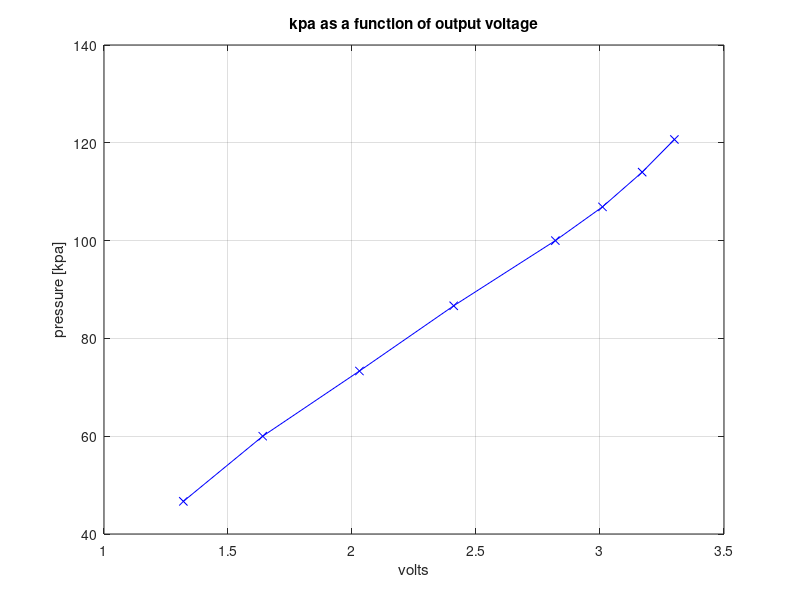

Here is the MATLAB script that generated this plot:
% Data collected in the garage on Apr 21 2016
% using DENSO 079800-5710's knockoff and a $20 vaccum synchronizer
data = [ 1.32 46.67
         1.64 60
         2.03 73.33
         2.41 86.67
         2.82 100
         3.01 106.9
         3.17 114
         3.3 120.68];
     
     
v = data(:,1);
kpa = data(:,2);
figure(1)
clf;
plot(v,kpa, 'b-x');
grid on;
title('kpa as a function of output voltage');
xlabel('volts');
ylabel('pressure [kpa]');
